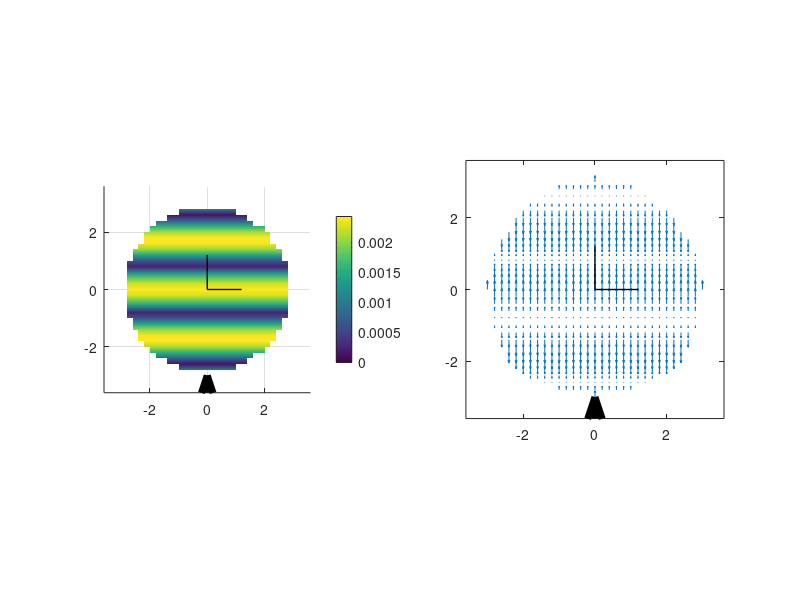

MATLAB code to generate this figure: (Note: this script raises an error after producing the figure.)

% acoustics
c = 343;
rho_0 = 1.2;
Z_0 = c*rho_0;

% playback diameter for computations, in meters
D = 6;
% grid resolution, in meters
d = 0.2;
x = -D:d:D;
y = -D:d:D;
[X,Y] = meshgrid(x,y);
Z = zeros(size(X));
% spherical coords
[Azi,Elev,R] = cart2sph(X,Y,Z);

x_stack = X(:);
y_stack = Y(:);
r_stack = R(:);
azi_stack = Azi(:);
elev_stack = Elev(:);

%% signal params

t = 0; % time point
f = 100; % frequency
w = 2*pi*f; % angular frequency
k = w/c; % wavenumber
m0 = 1; % magnitude
phi0 = 0; % initial phase
a0 = m0.*exp(1i*phi0); % initial amplitude

dop = [pi/2 0]; % direction of propagation, azimuth/elevation
n_dop = [cos(dop(1))*cos(dop(2)) sin(dop(1))*cos(dop(2)) sin(dop(2))]; % unit vector of propagation
n_doa = -n_dop; % direction of arrival
[doa(1), doa(2)] = cart2sph(n_doa(1),n_doa(2),n_doa(3));

kr = k*r_stack;

%% direct modeling - plane wave exp(jwt-jkr)

p_cmplx = a0*exp(1i* (w*t*ones(size(X)) - k* (n_dop(1)*X + n_dop(2)*Y))); % complex pressure field
v_cmplx = (1/Z_0)*repmat(p_cmplx,[1 1 3]).*cat(3, ones(size(X))*n_dop(1), ones(size(X))*n_dop(2), ones(size(X))*n_dop(3));
v_real = real(v_cmplx);
v_mag = sqrt(sum(v_real.^2,3));

% draw
v_mag(R>D/2) = Inf;
figure
subplot(1,2,1)
surf(X,Y,v_mag); colorbar
shading interp;
arrow1 = -1.2*D/2*n_dop; arrow2 = -D/2*n_dop; darrow = arrow2-arrow1;
hold on
quiver(arrow1(1),arrow1(2),darrow(1),darrow(2),0, 'linewidth',5,'color','k','maxheadsize',1);
axis equal
axis([-1.2*D/2 1.2*D/2 -1.2*D/2 1.2*D/2 -100 100]);
view(2)
line([0 D/5], [0 0], [2 2], 'Color','k','LineWidth', 1); % draw axes
line([0 0], [0 D/5], [2 2], 'Color','k','LineWidth', 1);

subplot(1,2,2)
vx_real = v_real(:,:,1); vx_real(R>D/2) = 0;
vy_real = v_real(:,:,2); vy_real(R>D/2) = 0;
vz_real = v_real(:,:,3); vz_real(R>D/2) = 0;
quiver(X,Y, vx_real, vy_real);
arrow1 = -1.2*D/2*n_dop; arrow2 = -D/2*n_dop; darrow = arrow2-arrow1;
hold on
quiver(arrow1(1),arrow1(2),darrow(1),darrow(2),0, 'linewidth',5,'color','k','maxheadsize',1);
axis equal
axis([-1.2*D/2 1.2*D/2 -1.2*D/2 1.2*D/2 -100 100]);
view(2)
line([0 D/5], [0 0], [2 2], 'Color','k','LineWidth', 1); % draw axes
line([0 0], [0 D/5], [2 2], 'Color','k','LineWidth', 1);

%% plane wave expansion

cos_alpha = sin(doa(2))*sin(elev_stack) + cos(doa(2)).*cos(elev_stack(:)).*cos(doa(1)*ones(size(X(:)))-azi_stack);
order_max = ceil(exp(1)*k*(D/2)/2);
radial_terms = zeros(length(X(:)), order_max+1);
% radial component
for order=0:order_max
    djn_r = dSphBesselj_fwd(order, kr);
    radial_terms(:, order+1) = 4*pi*1i^order*k*djn_r;
end
angular_terms = zeros(length(X(:)), order_max+1);
for degree=0:order_max
    temp = legendre(degree,cos_alpha);
    angular_terms(:,degree+1) = temp(1,:);
end
cv_r_stack = -1/(1i*k*Z_0)*sum((ones(size(X(:)))*(2*(0:order_max)+1)).*radial_terms.*angular_terms,2)/(4*pi);

% azimuthal component
radial_terms = zeros(length(X(:)), order_max+1);
for order=0:order_max
    jn_r = sph_besselj(order, kr);
    radial_terms(:, order+1) = 4*pi*1i^order*jn_r;
end
radial_terms = replicatePerOrder(radial_terms,2);
nDirs = length(azi_stack);
angular_terms = (ones(nDirs,1)*getSH(order_max,[doa(1) pi/2-doa(2)],'real')) .* ...
                get_dRSH_phi(order_max,[azi_stack pi/2-elev_stack]);
cv_phi_stack = -1/(1i*k*Z_0)* (1./(r_stack.*sin(pi/2-elev_stack))) .* sum(radial_terms.*angular_terms,2);

% polar component
radial_terms = zeros(length(X(:)), order_max+1);
for order=0:order_max
    jn_r = sph_besselj(order, kr);
    radial_terms(:, order+1) = 4*pi*1i^order*jn_r;
end
radial_terms = replicatePerOrder(radial_terms,2);
nDirs = length(azi_stack);
angular_terms = (ones(nDirs,1)*getSH(order_max,[doa(1) pi/2-doa(2)],'real')) .* ...
                get_dRSH_theta(order_max,[azi_stack pi/2-elev_stack]);
cv_theta_stack = -1/(1i*k*Z_0)* (1./r_stack) .* sum(radial_terms.*angular_terms,2);

% convert to cartesian coordinates
cv_x_stack = sin(pi/2-elev_stack).*cos(azi_stack).*cv_r_stack + ...
             cos(pi/2-elev_stack).*cos(azi_stack).*cv_theta_stack - ...
             sin(azi_stack).*cv_phi_stack;
cv_y_stack = sin(pi/2-elev_stack).*sin(azi_stack).*cv_r_stack + ...
             cos(pi/2-elev_stack).*sin(azi_stack).*cv_theta_stack + ...
             cos(azi_stack).*cv_phi_stack;
cv_z_stack = cos(pi/2-elev_stack).*cv_r_stack - ...
             sin(pi/2-elev_stack).*cv_theta_stack;

cv_x = reshape(cv_x_stack, size(X));
cv_y = reshape(cv_y_stack, size(X));
cv_z = reshape(cv_z_stack, size(X));        
         
v_cmplx = cat(3, cv_x, cv_y, cv_z);
v_real = real(v_cmplx);
v_mag = sqrt(sum(v_real.^2,3));

% draw
v_mag(R>D/2) = Inf;
figure
subplot(1,2,1)
surf(X,Y,v_mag); colorbar
shading interp;
arrow1 = -1.2*D/2*n_dop; arrow2 = -D/2*n_dop; darrow = arrow2-arrow1;
hold on
quiver(arrow1(1),arrow1(2),darrow(1),darrow(2),0, 'linewidth',5,'color','k','maxheadsize',1);
axis equal
axis([-1.2*D/2 1.2*D/2 -1.2*D/2 1.2*D/2 -100 100]);
view(2)
line([0 D/5], [0 0], [2 2], 'Color','k','LineWidth', 1); % draw axes
line([0 0], [0 D/5], [2 2], 'Color','k','LineWidth', 1);

subplot(1,2,2)
vx_real = v_real(:,:,1); vx_real(R>D/2) = 0;
vy_real = v_real(:,:,2); vy_real(R>D/2) = 0;
vz_real = v_real(:,:,3); vz_real(R>D/2) = 0;
quiver(X,Y, vx_real, vy_real);
arrow1 = -1.2*D/2*n_dop; arrow2 = -D/2*n_dop; darrow = arrow2-arrow1;
hold on
quiver(arrow1(1),arrow1(2),darrow(1),darrow(2),0, 'linewidth',5,'color','k','maxheadsize',1);
axis equal
axis([-1.2*D/2 1.2*D/2 -1.2*D/2 1.2*D/2 -100 100]);
view(2)
line([0 D/5], [0 0], [2 2], 'Color','k','LineWidth', 1); % draw axes
line([0 0], [0 D/5], [2 2], 'Color','k','LineWidth', 1);

%% spherical scatterer - plane wave

% scatterer radius
r_scat = 1;
kr_scat = k*r_scat;

radial_terms = zeros(length(X(:)), order_max+1);
% radial component
for order=0:order_max
    djn_r = dsph_besselj(order, kr);
    djn_scat = dsph_besselj(order, kr_scat);
    dhn_r = dsph_hankel2(order, kr);
    dhn_scat = dsph_hankel2(order, kr_scat);
    radial_terms(:, order+1) = 4*pi*1i^order*k* (djn_r-(djn_scat./dhn_scat).*dhn_r);
end
angular_terms = zeros(length(X(:)), order_max+1);
for degree=0:order_max
    temp = legendre(degree,cos_alpha);
    angular_terms(:,degree+1) = temp(1,:);
end
cv_r_stack = -1/(1i*k*Z_0)*sum((ones(size(X(:)))*(2*(0:order_max)+1)).*radial_terms.*angular_terms,2)/(4*pi);

% azimuthal component
radial_terms = zeros(length(X(:)), order_max+1);
for order=0:order_max
    jn_r = sph_besselj(order, kr);
    djn_scat = dsph_besselj(order, kr_scat);
    hn_r = sph_hankel2(order, kr);
    dhn_scat = dsph_hankel2(order, kr_scat);
    radial_terms(:, order+1) = 4*pi*1i^order * (jn_r-(djn_scat./dhn_scat).*hn_r);
end
radial_terms = replicatePerOrder(radial_terms,2);
nDirs = length(azi_stack);
angular_terms = (ones(nDirs,1)*getSH(order_max,[doa(1) pi/2-doa(2)],'real')) .* ...
                get_dRSH_phi(order_max,[azi_stack pi/2-elev_stack]);
cv_phi_stack = -1/(1i*k*Z_0)* (1./(r_stack.*sin(pi/2-elev_stack))) .* sum(radial_terms.*angular_terms,2);

% polar component
radial_terms = zeros(length(X(:)), order_max+1);
for order=0:order_max
    jn_r = sph_besselj(order, kr);
    djn_scat = dsph_besselj(order, kr_scat);
    hn_r = sph_hankel2(order, kr);
    dhn_scat = dsph_hankel2(order, kr_scat);
    radial_terms(:, order+1) = 4*pi*1i^order * (jn_r-(djn_scat./dhn_scat).*hn_r);
end
radial_terms = replicatePerOrder(radial_terms,2);
nDirs = length(azi_stack);
angular_terms = (ones(nDirs,1)*getSH(order_max,[doa(1) pi/2-doa(2)],'real')) .* ...
                get_dRSH_theta(order_max,[azi_stack pi/2-elev_stack]);
cv_theta_stack = -1/(1i*k*Z_0)* (1./r_stack) .* sum(radial_terms.*angular_terms,2);

% convert to cartesian coordinates
cv_x_stack = sin(pi/2-elev_stack).*cos(azi_stack).*cv_r_stack + ...
             cos(pi/2-elev_stack).*cos(azi_stack).*cv_theta_stack - ...
             sin(azi_stack).*cv_phi_stack;
cv_y_stack = sin(pi/2-elev_stack).*sin(azi_stack).*cv_r_stack + ...
             cos(pi/2-elev_stack).*sin(azi_stack).*cv_theta_stack + ...
             cos(azi_stack).*cv_phi_stack;
cv_z_stack = cos(pi/2-elev_stack).*cv_r_stack - ...
             sin(pi/2-elev_stack).*cv_theta_stack;

cv_x = reshape(cv_x_stack, size(X));
cv_y = reshape(cv_y_stack, size(X));
cv_z = reshape(cv_z_stack, size(X));        
         
v_cmplx = cat(3, cv_x, cv_y, cv_z);
v_real = real(v_cmplx);
v_mag = sqrt(sum(v_real.^2,3));

% draw
v_mag(R>D/2) = Inf;
v_mag(R<r_scat) = Inf;
figure
subplot(1,2,1)
surf(X,Y,v_mag); colorbar
shading interp;
arrow1 = -1.2*D/2*n_dop; arrow2 = -D/2*n_dop; darrow = arrow2-arrow1;
hold on
quiver(arrow1(1),arrow1(2),darrow(1),darrow(2),0, 'linewidth',5,'color','k','maxheadsize',1);
axis equal
axis([-1.2*D/2 1.2*D/2 -1.2*D/2 1.2*D/2 -100 100]);
view(2)
line([0 D/5], [0 0], [2 2], 'Color','k','LineWidth', 1); % draw axes
line([0 0], [0 D/5], [2 2], 'Color','k','LineWidth', 1);
% draw scatterer
rectangle('Position',[-r_scat -r_scat 2*r_scat 2*r_scat],'Curvature',[1 1],'FaceColor',[0 0 0])

subplot(1,2,2)
vx_real = v_real(:,:,1); vx_real(R>D/2) = 0; vx_real(R<r_scat) = 0;
vy_real = v_real(:,:,2); vy_real(R>D/2) = 0; vy_real(R<r_scat) = 0;
vz_real = v_real(:,:,3); vz_real(R>D/2) = 0; vz_real(R<r_scat) = 0;
quiver(X,Y, vx_real, vy_real);
arrow1 = -1.2*D/2*n_dop; arrow2 = -D/2*n_dop; darrow = arrow2-arrow1;
hold on
quiver(arrow1(1),arrow1(2),darrow(1),darrow(2),0, 'linewidth',5,'color','k','maxheadsize',1);
axis equal
axis([-1.2*D/2 1.2*D/2 -1.2*D/2 1.2*D/2 -100 100]);
view(2)
line([0 D/5], [0 0], [2 2], 'Color','k','LineWidth', 1); % draw axes
line([0 0], [0 D/5], [2 2], 'Color','k','LineWidth', 1);
% draw scatterer
rectangle('Position',[-r_scat -r_scat 2*r_scat 2*r_scat],'Curvature',[1 1],'FaceColor',[0 0 0])

